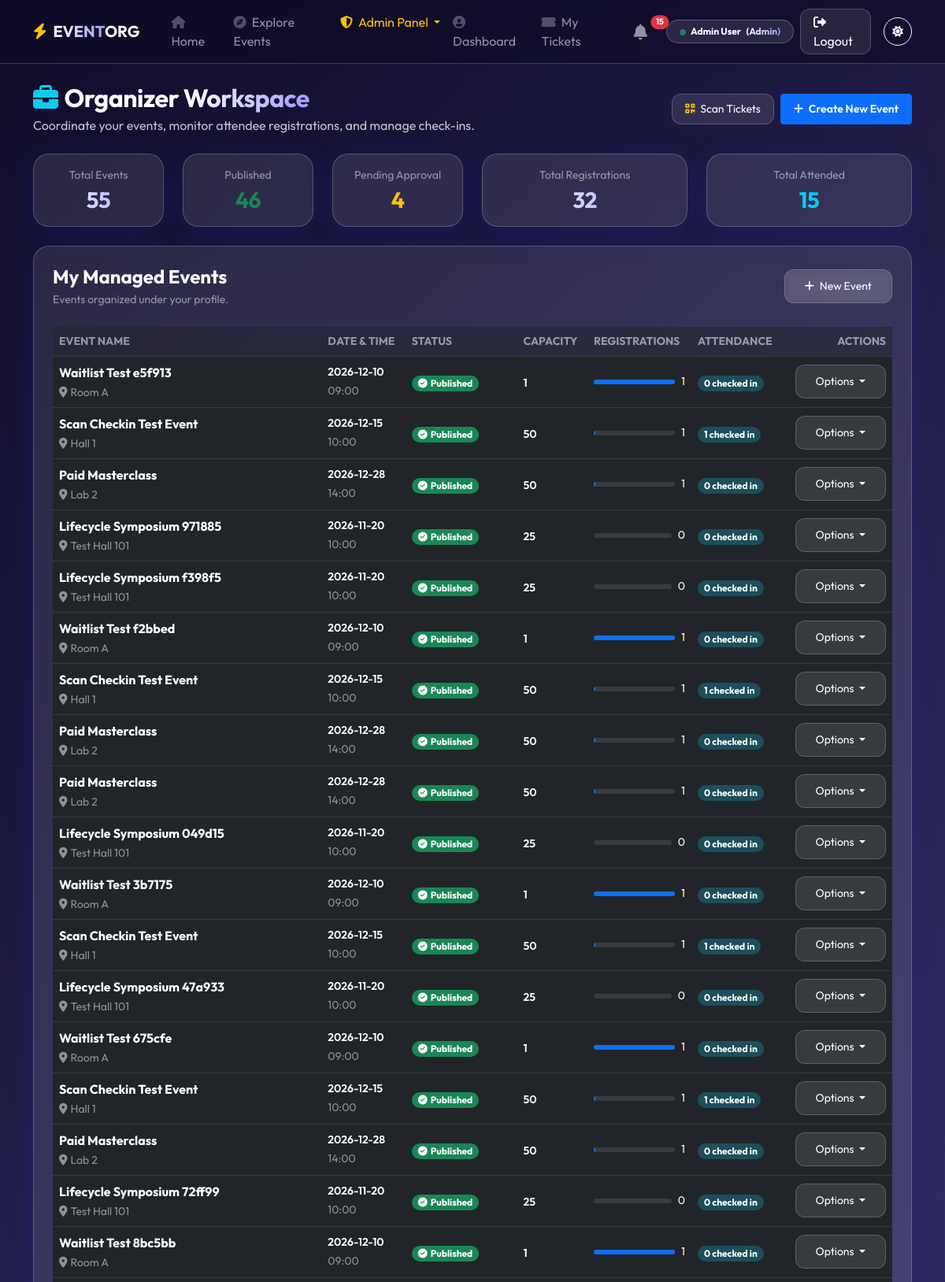
Page /organizer/dashboard (signed in, upper part) on the committed database.
### tables this page shows
CREATE TABLE events (
    event_id INTEGER PRIMARY KEY AUTOINCREMENT,
    title VARCHAR(200) NOT NULL,
    description TEXT,
    date DATE NOT NULL,
    time TIME NOT NULL,
    venue VARCHAR(200) NOT NULL,
    category VARCHAR(50),
    price DECIMAL(10, 2) DEFAULT 0.00,
    is_paid INTEGER DEFAULT 0,
    max_participants INT NOT NULL,
    current_participants INT DEFAULT 0,
    deadline DATETIME NOT NULL,
    image_url VARCHAR(255),
    created_at DATETIME DEFAULT CURRENT_TIMESTAMP
, organizer_id INTEGER DEFAULT 1, end_time TIME, address VARCHAR(255), city VARCHAR(100), contact_email VARCHAR(100), contact_phone VARCHAR(20), requirements TEXT, tags VARCHAR(255), status VARCHAR(30) DEFAULT 'PUBLISHED', rejection_reason TEXT);

### app.py (the view)
@app.route('/organizer/dashboard')
@role_required('organizer', 'admin')
def organizer_dashboard():
    user_id = session['user_id']
    is_admin = session.get('role') == 'admin'
    db = get_db()
    sync_event_lifecycle(db)
    query = '''
        SELECT e.*,
               (SELECT COUNT(*) FROM registrations r WHERE r.event_id = e.event_id AND r.status != 'CANCELLED') as reg_count,
               (SELECT COUNT(*) FROM registrations r WHERE r.event_id = e.event_id AND r.status = 'ATTENDED') as attend_count
        FROM events e
    '''
    if not is_admin:
        query += " WHERE e.organizer_id = ?"
        events = db.execute(query + " ORDER BY e.created_at DESC", (user_id,)).fetchall()
    else:
        events = db.execute(query + " ORDER BY e.created_at DESC").fetchall()
    total_events = len(events)
    published_events = sum(1 for e in events if e['status'] == 'PUBLISHED')
    pending_events = sum(1 for e in events if e['status'] == 'PENDING_APPROVAL')
    total_registrations = sum(e['reg_count'] for e in events)
    total_attendance = sum(e['attend_count'] for e in events)
    db.close()
    return render_template(
        'organizer/dashboard.html',
        events=events,
        stats={
            'total_events': total_events,
            'published_events': published_events,
            'pending_events': pending_events,
            'total_registrations': total_registrations,
            'total_attendance': total_attendance
        }
    )

### app.py (called while the page is built)
def get_db():
    db = sqlite3.connect(DATABASE)
    db.row_factory = sqlite3.Row
    db.execute("PRAGMA foreign_keys = ON;")
    return db

def sync_event_lifecycle(db=None):
    close_db = False
    if db is None:
        db = get_db()
        close_db = True
    try:
        today_str = datetime.now().strftime('%Y-%m-%d')
        db.execute('''
            UPDATE events
            SET status = 'COMPLETED'
            WHERE date < ? AND status IN ('PUBLISHED', 'ONGOING')
        ''', (today_str,))
        db.commit()
    except Exception as e:
        app.logger.warning(f"Lifecycle sync notice: {e}")
    finally:
        if close_db:
            db.close()

@app.context_processor
def inject_global_data():
    unread_count = 0
    if 'user_id' in session:
        try:
            db = get_db()
            row = db.execute(
                'SELECT COUNT(*) as cnt FROM notifications WHERE user_id = ? AND is_read = 0',
                (session['user_id'],)
            ).fetchone()
            if row:
                unread_count = row['cnt']
            db.close()
        except Exception:
            unread_count = 0
    return {
        'unread_notifications_count': unread_count,
        'current_year': datetime.now().year,
        'now_date': datetime.now().strftime('%Y-%m-%d')
    }

### templates/organizer/dashboard.html (shortened to what this page needs)
{% extends "base.html" %}
{% block content %}
<div class="row mb-4 align-items-center animate-fade">
    <div class="col-md-7">
        <h2 class="fw-bold mb-1">
            <i class="fas fa-briefcase text-info me-2"></i>Organizer <span class="text-gradient">Workspace</span>
        </h2>
        <p class="opacity-75 mb-0">Coordinate your events, monitor attendee registrations, and manage check-ins.</p>
    </div>
    <div class="col-md-5 text-md-end mt-3 mt-md-0 d-flex flex-wrap justify-content-md-end gap-2">
        <a href="/organizer/checkin" class="btn btn-glass btn-sm px-3 py-2">
            <i class="fas fa-qrcode me-1 text-warning"></i> Scan Tickets
        </a>
        <a href="/organizer/create_event" class="btn btn-primary btn-sm px-3 py-2 fw-semibold">
            <i class="fas fa-plus me-1"></i> Create New Event
        </a>
    </div>
</div>
<div class="row g-4 mb-4 animate-fade">
    <div class="col-6 col-md-4 col-lg-2">
        <div class="glass-card p-3 text-center">
            <span class="small opacity-50 d-block mb-1">Total Events</span>
            <h3 class="fw-bold mb-0 text-gradient">{{ stats.total_events }}</h3>
        </div>
    </div>
    <div class="col-6 col-md-4 col-lg-2">
        <div class="glass-card p-3 text-center">
            <span class="small opacity-50 d-block mb-1">Published</span>
            <h3 class="fw-bold mb-0 text-success">{{ stats.published_events }}</h3>
        </div>
    </div>
    <div class="col-6 col-md-4 col-lg-2">
        <div class="glass-card p-3 text-center">
            <span class="small opacity-50 d-block mb-1">Pending Approval</span>
            <h3 class="fw-bold mb-0 text-warning">{{ stats.pending_events }}</h3>
        </div>
    </div>
    <div class="col-6 col-md-4 col-lg-3">
        <div class="glass-card p-3 text-center">
            <span class="small opacity-50 d-block mb-1">Total Registrations</span>
            <h3 class="fw-bold mb-0 text-gradient display-7">{{ stats.total_registrations }}</h3>
        </div>
    </div>
    <div class="col-6 col-md-4 col-lg-3">
        <div class="glass-card p-3 text-center">
            <span class="small opacity-50 d-block mb-1">Total Attended</span>
            <h3 class="fw-bold mb-0 text-info display-7">{{ stats.total_attendance }}</h3>
        </div>
    </div>
</div>
<div class="glass-card p-4 animate-fade">
    <div class="d-flex justify-content-between align-items-center mb-4">
        <div>
            <h4 class="fw-bold mb-1">My Managed Events</h4>
            <p class="small opacity-50 mb-0">Events organized under your profile.</p>
        </div>
        <a href="/organizer/create_event" class="btn btn-sm btn-glass">
            <i class="fas fa-plus me-1"></i> New Event
        </a>
    </div>
    <div class="table-responsive">
        <table class="table table-dark table-hover align-middle mb-0">
            <thead>
                <tr class="opacity-50 small text-uppercase">
                    <th>Event Name</th>
                    <th>Date & Time</th>
                    <th>Status</th>
                    <th>Capacity</th>
                    <th>Registrations</th>
                    <th>Attendance</th>
                    <th class="text-end">Actions</th>
                </tr>
            </thead>
            <tbody>
                {% for ev in events %}
                <tr>
                    <td>
                        <strong class="text-white d-block">{{ ev.title }}</strong>
                        <span class="small opacity-50"><i class="fas fa-map-marker-alt me-1"></i>{{ ev.venue }}</span>
                    </td>
                    <td>
                        <span class="d-block small fw-semibold">{{ ev.date }}</span>
                        <span class="small opacity-50">{{ ev.time }}</span>
                    </td>
                    <td>
                        {% set st = ev.status %}
                        {% if st == 'PUBLISHED' %}
                            <span class="badge bg-success rounded-pill px-2 py-1"><i class="fas fa-check-circle me-1"></i>Published</span>
                        {% elif st == 'PENDING_APPROVAL' %}
                            <span class="badge bg-warning text-dark rounded-pill px-2 py-1"><i class="fas fa-clock me-1"></i>Pending Review</span>
                        {% elif st == 'DRAFT' %}
                            <span class="badge bg-secondary rounded-pill px-2 py-1"><i class="fas fa-edit me-1"></i>Draft</span>
                        {% elif st == 'REJECTED' %}
                            <span class="badge bg-danger rounded-pill px-2 py-1"><i class="fas fa-times-circle me-1"></i>Rejected</span>
                        {% elif st == 'CANCELLED' %}
                            <span class="badge bg-danger bg-opacity-50 text-white rounded-pill px-2 py-1"><i class="fas fa-ban me-1"></i>Cancelled</span>
                        {% elif st == 'COMPLETED' %}
                            <span class="badge bg-info rounded-pill px-2 py-1"><i class="fas fa-flag-checkered me-1"></i>Completed</span>
                        {% else %}
                            <span class="badge bg-secondary rounded-pill px-2 py-1">{{ st }}</span>
                        {% endif %}
                    </td>
                    <td>
                        <span class="small fw-semibold">{{ ev.max_participants }}</span>
                    </td>
                    <td>
                        <div class="d-flex align-items-center gap-2">
                            <div class="progress flex-grow-1" style="height: 6px; width: 60px; background: rgba(255,255,255,0.1);">
                                {% set pct = (ev.reg_count / ev.max_participants * 100) if ev.max_participants > 0 else 0 %}
                                <div class="progress-bar bg-primary" style="width: {{ pct }}%;"></div>
                            </div>
                            <span class="small">{{ ev.reg_count }}</span>
                        </div>
                    </td>
                    <td>
                        <span class="badge bg-info bg-opacity-25 text-white rounded-pill px-2 py-1 small">
                            {{ ev.attend_count }} checked in
                        </span>
                    </td>
                    <td class="text-end">
                        <div class="dropdown">
                            <button class="btn btn-sm btn-glass dropdown-toggle" type="button" data-bs-toggle="dropdown">
                                Options
                            </button>
                        </div>
                    </td>
                </tr>
                {% endfor %}
            </tbody>
        </table>
    </div>
</div>
{% endblock %}

### static/css/style.css (style rules this page uses)
:root { --glass-bg: rgba(255, 255, 255, 0.1); --glass-border: rgba(255, 255, 255, 0.2); --glass-shadow: 0 8px 32px 0 rgba(31, 38, 135, 0.37); --primary-color: #6c5ce7; --secondary-color: #a29bfe; --text-color: #ffffff; --bg-gradient: linear-gradient(135deg, #0f0c29, #302b63, #24243e); }
body { background: var(--bg-gradient); background-attachment: fixed; color: var(--text-color); font-family: 'Outfit', sans-serif; min-height: 100vh; margin: 0; overflow-x: hidden; }
.glass-card { background: var(--glass-bg); backdrop-filter: blur(12px); -webkit-backdrop-filter: blur(12px); border-radius: 20px; border: 1px solid var(--glass-border); box-shadow: var(--glass-shadow); transition: transform 0.3s ease, box-shadow 0.3s ease; }
.btn-glass { background: var(--glass-bg); border: 1px solid var(--glass-border); color: white; backdrop-filter: blur(5px); border-radius: 12px; padding: 10px 25px; transition: all 0.3s ease; }
h1, h2, h3 { font-weight: 700; letter-spacing: -0.5px; }
.text-gradient { background: linear-gradient(to right, #ffffff, #a29bfe); -webkit-background-clip: text; background-clip: text; -webkit-text-fill-color: transparent; }
.animate-fade { animation: fadeIn 0.8s ease forwards; }

### rows in the picture
events: title "Waitlist Test e5f913", venue "Room A", date "2026-12-10", time "09:00", status "PUBLISHED" (drawn), max_participants "1", {{ pct }} 100.0 (drawn), reg_count "1", attend_count "0"
events: title "Scan Checkin Test Event", venue "Hall 1", date "2026-12-15", time "10:00", status "PUBLISHED" (drawn), max_participants "50", {{ pct }} 2.0 (drawn), reg_count "1", attend_count "1"
events: title "Paid Masterclass", venue "Lab 2", date "2026-12-28", time "14:00", status "PUBLISHED" (drawn), max_participants "50", {{ pct }} 2.0 (drawn), reg_count "1", attend_count "0"
events: title "Lifecycle Symposium 971885", venue "Test Hall 101", date "2026-11-20", time "10:00", status "PUBLISHED" (drawn), max_participants "25", reg_count "0", attend_count "0"
events: title "Lifecycle Symposium f398f5", venue "Test Hall 101", date "2026-11-20", time "10:00", status "PUBLISHED" (drawn), max_participants "25", reg_count "0", attend_count "0"
events: title "Waitlist Test f2bbed", venue "Room A", date "2026-12-10", time "09:00", status "PUBLISHED" (drawn), max_participants "1", {{ pct }} 100.0 (drawn), reg_count "1", attend_count "0"
events: title "Scan Checkin Test Event", venue "Hall 1", date "2026-12-15", time "10:00", status "PUBLISHED" (drawn), max_participants "50", {{ pct }} 2.0 (drawn), reg_count "1", attend_count "1"
events: title "Paid Masterclass", venue "Lab 2", date "2026-12-28", time "14:00", status "PUBLISHED" (drawn), max_participants "50", {{ pct }} 2.0 (drawn), reg_count "1", attend_count "0"
events: title "Paid Masterclass", venue "Lab 2", date "2026-12-28", time "14:00", status "PUBLISHED" (drawn), max_participants "50", {{ pct }} 2.0 (drawn), reg_count "1", attend_count "0"
events: title "Lifecycle Symposium 049d15", venue "Test Hall 101", date "2026-11-20", time "10:00", status "PUBLISHED" (drawn), max_participants "25", reg_count "0", attend_count "0"
events: title "Waitlist Test 3b7175", venue "Room A", date "2026-12-10", time "09:00", status "PUBLISHED" (drawn), max_participants "1", {{ pct }} 100.0 (drawn), reg_count "1", attend_count "0"
events: title "Scan Checkin Test Event", venue "Hall 1", date "2026-12-15", time "10:00", status "PUBLISHED" (drawn), max_participants "50", {{ pct }} 2.0 (drawn), reg_count "1", attend_count "1"
events: title "Lifecycle Symposium 47a933", venue "Test Hall 101", date "2026-11-20", time "10:00", status "PUBLISHED" (drawn), max_participants "25", reg_count "0", attend_count "0"
events: title "Waitlist Test 675cfe", venue "Room A", date "2026-12-10", time "09:00", status "PUBLISHED" (drawn), max_participants "1", {{ pct }} 100.0 (drawn), reg_count "1", attend_count "0"
events: title "Scan Checkin Test Event", venue "Hall 1", date "2026-12-15", time "10:00", status "PUBLISHED" (drawn), max_participants "50", {{ pct }} 2.0 (drawn), reg_count "1", attend_count "1"
events: title "Paid Masterclass", venue "Lab 2", date "2026-12-28", time "14:00", status "PUBLISHED" (drawn), max_participants "50", {{ pct }} 2.0 (drawn), reg_count "1", attend_count "0"
events: title "Lifecycle Symposium 72ff99", venue "Test Hall 101", date "2026-11-20", time "10:00", status "PUBLISHED" (drawn), max_participants "25", reg_count "0", attend_count "0"
events: title "Waitlist Test 8bc5bb", venue "Room A", date "2026-12-10", time "09:00", status "PUBLISHED" (drawn), max_participants "1", {{ pct }} 100.0 (drawn), reg_count "1", attend_count "0"

### other values in the picture
{{ unread_notifications_count }} "15"
{{ session.get('name', 'User') }} "Admin User"
{{ session.get('role', 'attendee')|capitalize }} "Admin"
{{ stats.total_events }} "55"
{{ stats.published_events }} "46"
{{ stats.pending_events }} "4"
{{ stats.total_registrations }} "32"
{{ stats.total_attendance }} "15"
